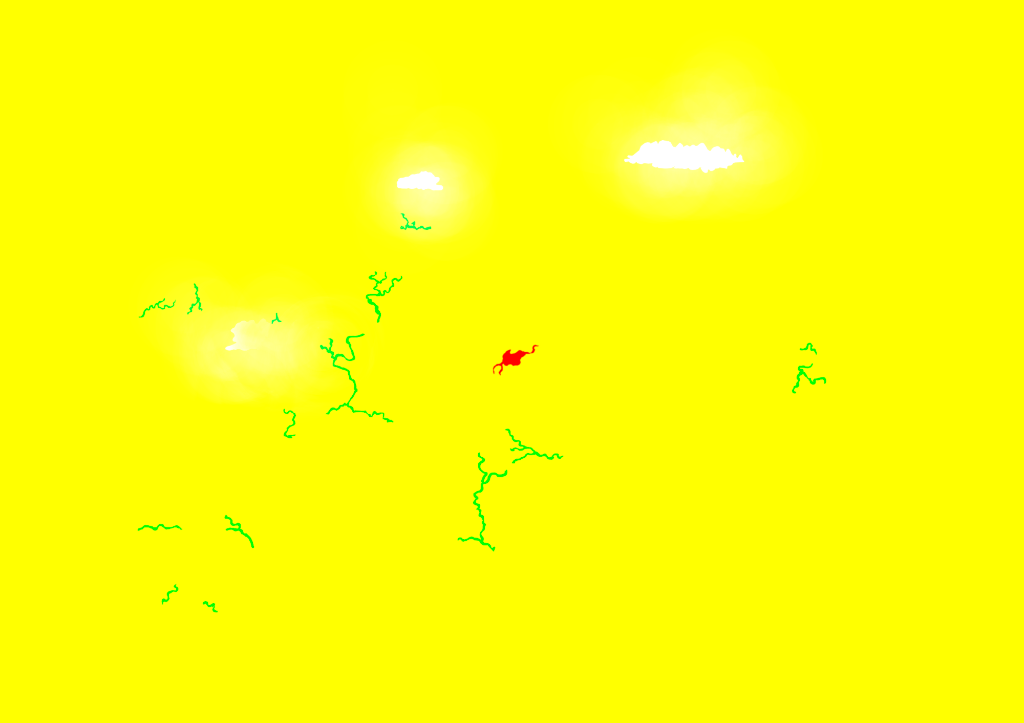
#> input picture assets/images/masks_1_R_river_G_lake_B_snow.png, 1024 x 723 px
$ python pack_masks.py
#> lines starting #> are read from the running program, lines starting #| are printed output that depends on the picture
import cv2
import numpy as np
import os

print("Iniciando empaquetado de máscaras...")

# Rutas
base_img_path = '../assets/images/masks_1_R_river_G_lake_B_snow.png'
desert_mask_path = '../assets/images/no_borrar_para_empaquetar/vekiar_desert_mask.jpg'
output_path = '../assets/images/masks_2_R_river_G_lake_B_snow_A_desert.png'

# Cargar imagen base (tiene RGB)
base_img = cv2.imread(base_img_path, cv2.IMREAD_UNCHANGED)
#> base_img is the input picture: shape (723, 1024, 4); mean B, G, R, A 6.1, 254.9, 254.1, 255
if base_img is None:
    print(f"Error: No se pudo cargar {base_img_path}")
    exit(1)

# OpenCV carga en formato BGR.
# cv2.split devuelve (b, g, r)
if len(base_img.shape) == 3 and base_img.shape[2] == 3:
    b, g, r = cv2.split(base_img)
elif len(base_img.shape) == 3 and base_img.shape[2] == 4:
    b, g, r, a_old = cv2.split(base_img)
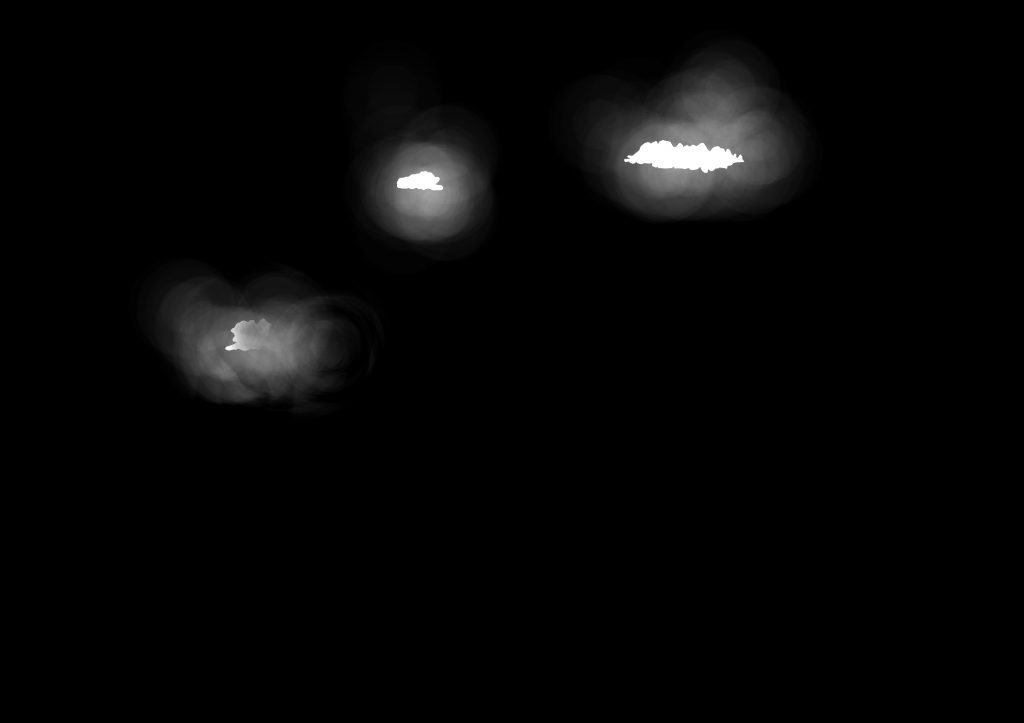
#> b: shape (723, 1024); min 0, max 255, mean 6.1
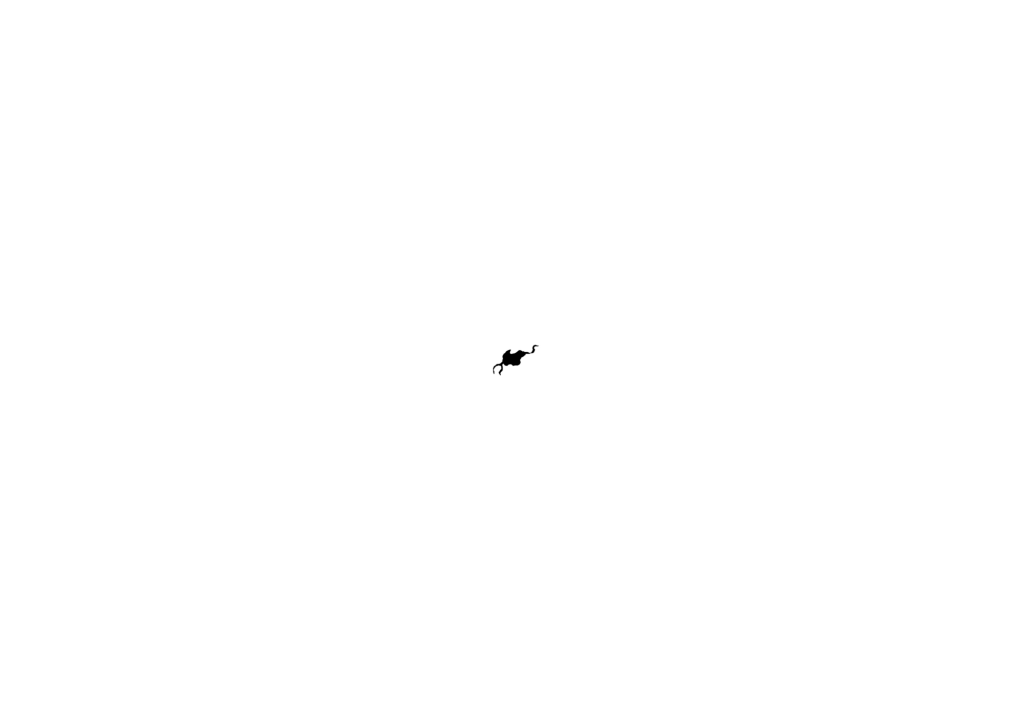
#> g: shape (723, 1024); min 0, max 255, mean 254.9
#> a_old: shape (723, 1024); every value is 255
else:
    print("Formato de imagen base desconocido.")
    exit(1)

# Cargar máscara del desierto (en escala de grises)
desert_img = cv2.imread(desert_mask_path, cv2.IMREAD_GRAYSCALE)
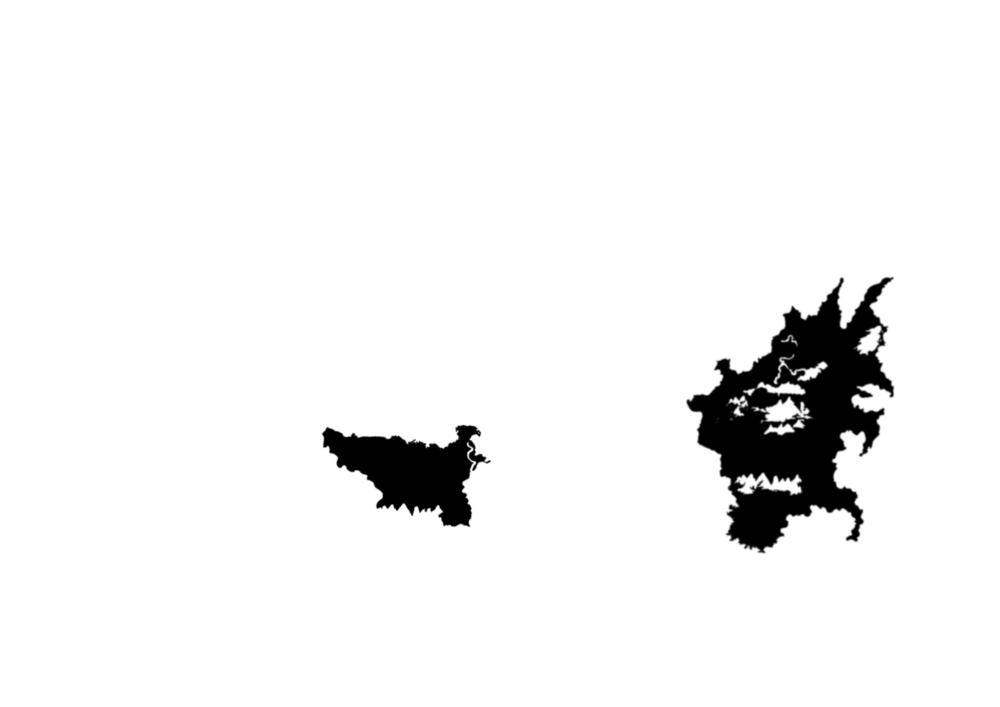
#> input picture assets/images/no_borrar_para_empaquetar/vekiar_desert_mask.jpg, 4000 x 2828 px (shown at 1/4 size)
#> desert_img is the input picture: shape (2828, 4000); min 0, max 255, mean 242.3
if desert_img is None:
    print(f"Error: No se pudo cargar {desert_mask_path}")
    exit(1)

# Asegurar que tienen el mismo tamaño
if base_img.shape[:2] != desert_img.shape[:2]:
    print(f"Redimensionando máscara del desierto de {desert_img.shape[:2]} a {base_img.shape[:2]}...")
#> (printed output is left out)
    desert_img = cv2.resize(desert_img, (base_img.shape[1], base_img.shape[0]), interpolation=cv2.INTER_AREA)
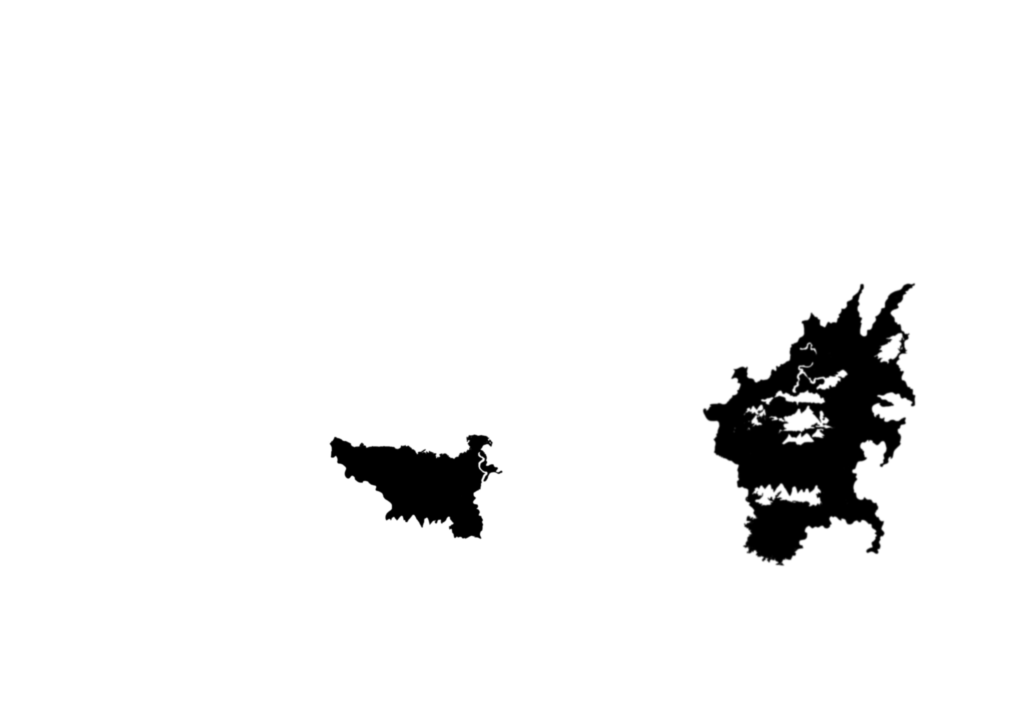
#> desert_img: shape (723, 1024); min 0, max 255, mean 242.3

# El canal Alpha será el desierto
a = desert_img

# Fusionar en orden B, G, R, A para que OpenCV guarde un PNG RGBA correcto
# Recuerda: b, g, r vienen del split de BGR
merged = cv2.merge([b, g, r, a])

# Guardar
cv2.imwrite(output_path, merged)
print(f"¡Éxito! Textura final guardada en {output_path}")
